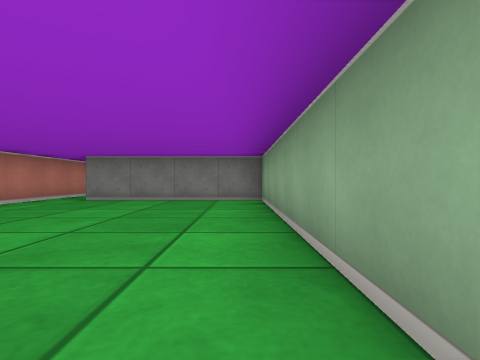
View 1 (above)

12 first-person views from a walk through a cub3D maze. The camera is about half as high as the walls, looks level and sees 80° across. The floor is counted in squares. Each view is taken from the middle of a square. On the plan, view 1 faces up. The plan holds only what a view shows up to about 9 squares ahead; the rest is blank.

View 2
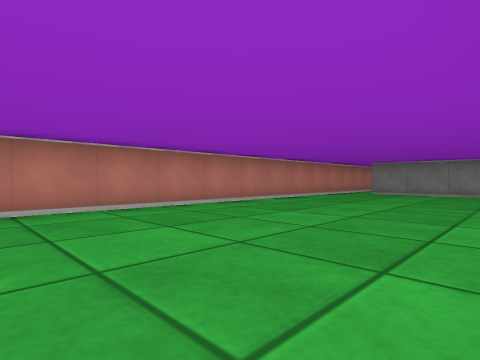

View 3
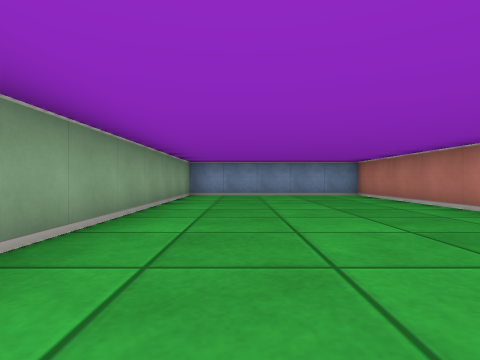

View 4
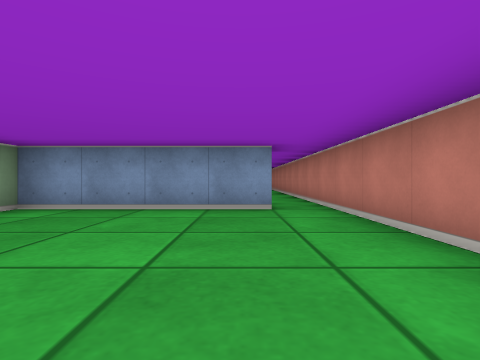

View 5
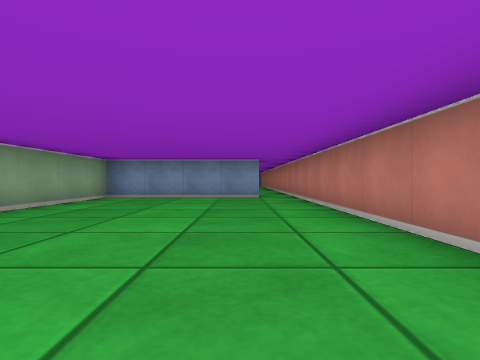

View 6
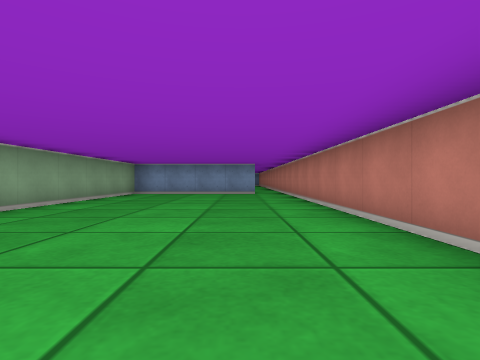

View 7
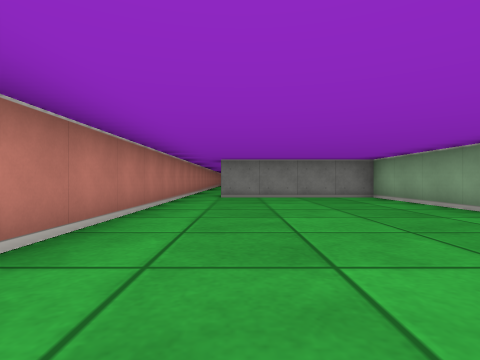

View 8
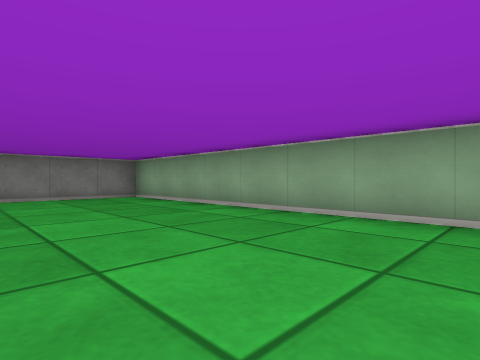

View 9
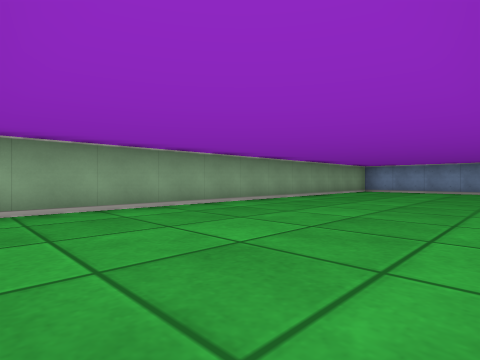

View 10
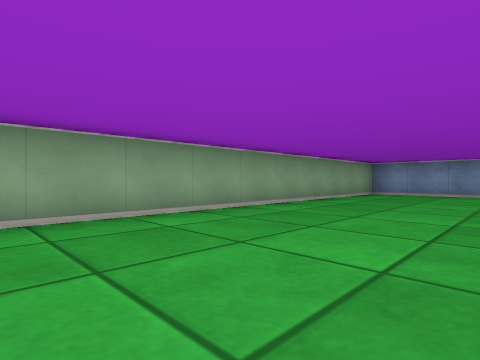

View 11
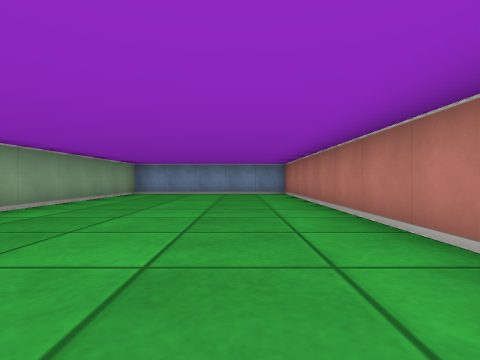

View 12
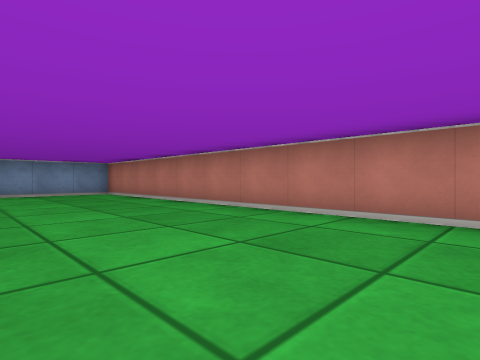

### Floor plan
Ten units are one square. View 1 is at (0, 0); x grows to the right and y downward. Boxes are objects, and circles mark ways between rooms. Rooms are numbered by the first view taken in them; rooms with no view inside come last. Other rooms are left out.
<svg viewBox="-50 -205 60 265">
<path fill="none" stroke="#000" d="M-45 -75 -45 55 5 55 5 -65 -35 -65M-35 -75 5 -75 5 -185 -35 -185M-45 -200 -45 -75"/>
<circle cx="-40" cy="-70" r="3" fill="#2a7"/>
<text x="-20" y="-10">1</text>
<text x="-20" y="-130">2</text>
</svg>
Room 1 opens to room 2.

Where each view was taken, in squares from view 1:
view 1: 0 up, 0 right, facing up
view 2: 3 down, 0 right, facing up-left
view 3: 3 up, 1 left, facing down
view 4: 12 up, 3 left, facing down
view 5: 15 up, 3 left, facing down
view 6: 17 up, 3 left, facing down
view 7: 11 up, 3 left, facing up
view 8: 11 up, 3 left, facing up-right
view 9: 6 up, 4 left, facing down-right
view 10: 4 up, 3 left, facing down-right
view 11: 4 up, 3 left, facing down
view 12: 4 up, 1 left, facing down-left
